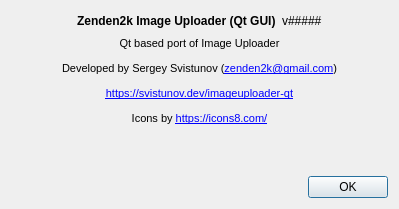
<?xml version="1.0" encoding="UTF-8"?>
<ui version="4.0">
 <class>AboutDialog</class>
 <widget class="QDialog" name="AboutDialog">
  <property name="geometry">
   <rect>
    <x>0</x>
    <y>0</y>
    <width>399</width>
    <height>209</height>
   </rect>
  </property>
  <property name="windowTitle">
   <string>About program</string>
  </property>
  <property name="modal">
   <bool>true</bool>
  </property>
  <layout class="QVBoxLayout" name="verticalLayout">
   <item>
    <layout class="QHBoxLayout" name="horizontalLayout">
     <item>
      <spacer name="horizontalSpacer">
       <property name="orientation">
        <enum>Qt::Horizontal</enum>
       </property>
       <property name="sizeHint" stdset="0">
        <size>
         <width>40</width>
         <height>20</height>
        </size>
       </property>
      </spacer>
     </item>
     <item>
      <widget class="QLabel" name="programNameLabel">
       <property name="font">
        <font>
         <weight>75</weight>
         <bold>true</bold>
        </font>
       </property>
       <property name="text">
        <string>Zenden2k Image Uploader (Qt GUI)</string>
       </property>
      </widget>
     </item>
     <item>
      <widget class="QLabel" name="versionLabel">
       <property name="text">
        <string>v#####</string>
       </property>
      </widget>
     </item>
     <item>
      <spacer name="horizontalSpacer_2">
       <property name="orientation">
        <enum>Qt::Horizontal</enum>
       </property>
       <property name="sizeHint" stdset="0">
        <size>
         <width>40</width>
         <height>20</height>
        </size>
       </property>
      </spacer>
     </item>
    </layout>
   </item>
   <item>
    <widget class="QLabel" name="label">
     <property name="text">
      <string>&lt;!DOCTYPE HTML PUBLIC &quot;-//W3C//DTD HTML 4.0//EN&quot; &quot;http://www.w3.org/TR/REC-html40/strict.dtd&quot;&gt;
&lt;html&gt;&lt;head&gt;&lt;meta name=&quot;qrichtext&quot; content=&quot;1&quot; /&gt;&lt;style type=&quot;text/css&quot;&gt;
p, li { white-space: pre-wrap; }
&lt;/style&gt;&lt;/head&gt;&lt;body style=&quot; font-family:'MS Shell Dlg 2'; font-size:8pt; font-weight:400; font-style:normal;&quot;&gt;
&lt;p style=&quot; margin-top:12px; margin-bottom:12px; margin-left:0px; margin-right:0px; -qt-block-indent:0; text-indent:0px;&quot;&gt;Qt based port of Image Uploader&lt;/p&gt;
&lt;p style=&quot; margin-top:12px; margin-bottom:12px; margin-left:0px; margin-right:0px; -qt-block-indent:0; text-indent:0px;&quot;&gt;Developed by Sergey Svistunov (&lt;a href=&quot;mailto:zenden2k@gmail.com&quot;&gt;&lt;span style=&quot; text-decoration: underline; color:#0000ff;&quot;&gt;zenden2k@gmail.com&lt;/span&gt;&lt;/a&gt;)&lt;/p&gt;
&lt;p style=&quot; margin-top:12px; margin-bottom:12px; margin-left:0px; margin-right:0px; -qt-block-indent:0; text-indent:0px;&quot;&gt;&lt;a href=&quot;https://svistunov.dev/imageuploader-qt&quot;&gt;&lt;span style=&quot; text-decoration: underline; color:#0000ff;&quot;&gt;https://svistunov.dev/imageuploader-qt&lt;/span&gt;&lt;/a&gt;&lt;/p&gt;
&lt;p style=&quot; margin-top:12px; margin-bottom:12px; margin-left:0px; margin-right:0px; -qt-block-indent:0; text-indent:0px;&quot;&gt;Icons by &lt;a href=&quot;https://icons8.com/&quot;&gt;&lt;span style=&quot; text-decoration: underline; color:#0000ff;&quot;&gt;https://icons8.com/&lt;/span&gt;&lt;/a&gt;&lt;br /&gt;&lt;/p&gt;&lt;/body&gt;&lt;/html&gt;</string>
     </property>
     <property name="alignment">
      <set>Qt::AlignCenter</set>
     </property>
     <property name="openExternalLinks">
      <bool>true</bool>
     </property>
    </widget>
   </item>
   <item>
    <spacer name="verticalSpacer">
     <property name="orientation">
      <enum>Qt::Vertical</enum>
     </property>
     <property name="sizeHint" stdset="0">
      <size>
       <width>20</width>
       <height>40</height>
      </size>
     </property>
    </spacer>
   </item>
   <item>
    <widget class="QDialogButtonBox" name="buttonBox">
     <property name="orientation">
      <enum>Qt::Horizontal</enum>
     </property>
     <property name="standardButtons">
      <set>QDialogButtonBox::Ok</set>
     </property>
    </widget>
   </item>
  </layout>
 </widget>
 <resources/>
 <connections>
  <connection>
   <sender>buttonBox</sender>
   <signal>accepted()</signal>
   <receiver>AboutDialog</receiver>
   <slot>accept()</slot>
   <hints>
    <hint type="sourcelabel">
     <x>248</x>
     <y>254</y>
    </hint>
    <hint type="destinationlabel">
     <x>157</x>
     <y>274</y>
    </hint>
   </hints>
  </connection>
  <connection>
   <sender>buttonBox</sender>
   <signal>rejected()</signal>
   <receiver>AboutDialog</receiver>
   <slot>reject()</slot>
   <hints>
    <hint type="sourcelabel">
     <x>316</x>
     <y>260</y>
    </hint>
    <hint type="destinationlabel">
     <x>286</x>
     <y>274</y>
    </hint>
   </hints>
  </connection>
 </connections>
</ui>
